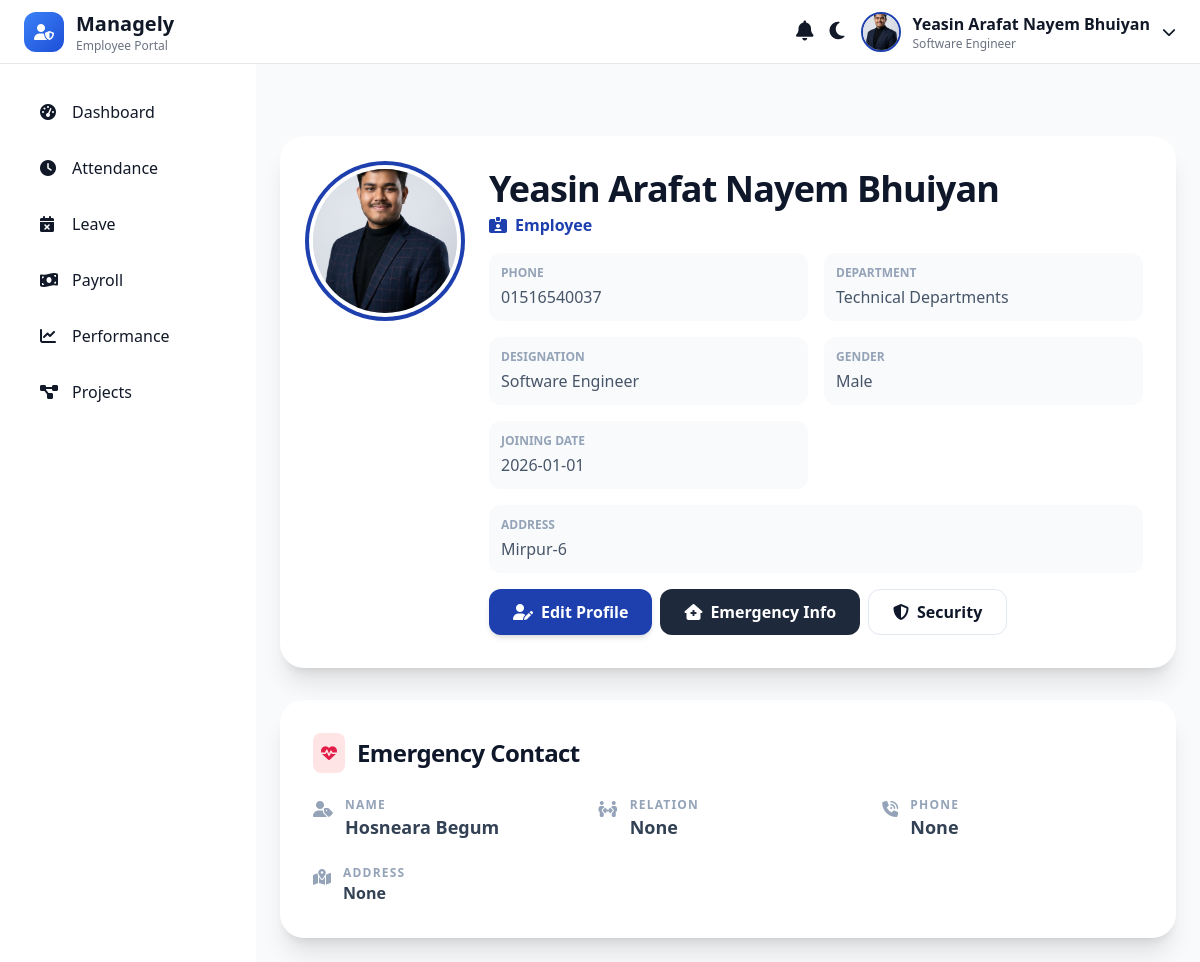
Page /employees/profile/ (signed in) on the committed database.
### accounts/models.py (models this page shows, shortened)
class EmployeeProfile(models.Model):
    employee_id = models.CharField(max_length=20, unique=True, blank=True)
    full_name = models.CharField(max_length=100, blank=True, null=True)
    phone = models.CharField(max_length=15)
    department = models.ForeignKey(
        'adminpanel.Department',
        on_delete=models.SET_NULL,
        null=True,
        blank=True,
        related_name="employees"
    )
    designation = models.CharField(max_length=50, blank=True, null=True)
    role = models.CharField(max_length=50, blank=True, null=True)
    joining_date = models.DateField(blank=True, null=True)
    avatar = models.ImageField(upload_to='avatars/', blank=True, null=True)
    gender = models.CharField(max_length=10, choices=GENDER_CHOICES, blank=True, null=True)
    password = models.CharField(max_length=128)
    temp_password = models.CharField(max_length=20, blank=True)
    first_login = models.BooleanField(default=True)
    email = models.EmailField(blank=True, null=True)
    address = models.TextField(blank=True, null=True)
    emergency_name = models.CharField(max_length=100, blank=True, null=True)
    emergency_relation = models.CharField(max_length=50, blank=True, null=True)
    emergency_contact = models.CharField(max_length=20, blank=True, null=True)
    emergency_address = models.TextField(blank=True, null=True)
    is_active = models.BooleanField(default=True)

### adminpanel/models.py (models this page shows, shortened)
class Department(models.Model):
    name = models.CharField(max_length=100, unique=True)
    description = models.TextField(blank=True)
    created_at = models.DateTimeField(auto_now_add=True)
    def __str__(self):
        return self.name

### employees/views.py (the view, shortened to what this page needs)
# urls.py: path('profile/', views.profile_view, name='profile'),
def profile_view(request):
    employee = get_logged_in_employee(request)
    if not employee:
        return redirect("accounts:employee_login_page")
    profile = employee
    departments = Department.objects.all()  # For dropdown
    return render(request, "profile.html", {
        "profile": profile,
        "departments": departments,
    })

### accounts/context_processors.py (called while the page is built)
def global_employee(request):
    employee_id = request.session.get("employee_id")
    if employee_id:
        try:
            profile = EmployeeProfile.objects.get(employee_id=employee_id)
        except EmployeeProfile.DoesNotExist:
            profile = None
        return {
            "global_profile": profile
        }
    return {
        "global_profile": None
    }

### employees/context_processors.py (called while the page is built)
def notifications_processor(request):
    if request.user.is_authenticated:
        return base_notifications(request)
    return {"notifications": [], "unread_count": 0}

### employees/views.py (called while the page is built)
def get_logged_in_employee(request):
    employee_id = request.session.get('employee_id')
    if not employee_id:
        return None
    try:
        return EmployeeProfile.objects.get(employee_id=employee_id)
    except EmployeeProfile.DoesNotExist:
        return None

def base_notifications(request):
    employee_id = request.session.get("employee_id")
    notifications = []
    unread_count = 0
    if employee_id:
        try:
            employee = EmployeeProfile.objects.get(employee_id=employee_id)
            notifications_qs = Notification.objects.filter(employee=employee).order_by("-timestamp")[:20]
            notifications = list(notifications_qs)
            unread_count = Notification.objects.filter(employee=employee, is_read=False).count()
            for n in notifications:
                n.time_display = timezone.localtime(n.timestamp).strftime("%b %d, %H:%M")
        except EmployeeProfile.DoesNotExist:
            notifications = []
            unread_count = 0
    return {
        "notifications": notifications,
        "unread_count": unread_count,
    }

### employees/templates/profile.html (shortened to what this page needs)
{% load static %}
<!DOCTYPE html>
<html lang="en" class="scroll-smooth">
<head>
  <script src="https://cdn.tailwindcss.com"></script>
  <link rel="stylesheet" href="https://cdnjs.cloudflare.com/ajax/libs/font-awesome/6.5.0/css/all.min.css"/>
</head>
<body class="bg-gray-50 dark:bg-slate-950 text-gray-900 dark:text-slate-100 transition-colors duration-500">
  {% include 'sideandtopbar.html' %}
  <div class="max-w-6xl ml-0 md:ml-64 mx-auto p-6 mt-20 space-y-8 relative">
    <div class="bg-white dark:bg-slate-900 shadow-xl rounded-3xl p-8 relative group hover:shadow-2xl transition-all duration-300 border border-transparent dark:border-slate-800">
      <div class="flex flex-col md:flex-row items-center md:items-start space-y-6 md:space-y-0 md:space-x-8">
        <form id="auto-avatar-form" method="POST" enctype="multipart/form-data" class="relative flex-shrink-0 group/avatar">
          <div class="ring-4 ring-primary ring-offset-4 dark:ring-offset-slate-900 rounded-full overflow-hidden w-36 h-36 bg-gray-200">
            {% if profile.avatar %}
              <img id="avatar-img" src="{{ profile.avatar.url }}" alt="Avatar" class="w-full h-full object-cover transition-transform duration-300 group-hover/avatar:scale-110">
            {% else %}
              <img id="avatar-img" src="https://i.pravatar.cc/150?img={% if profile.gender == 'Male' %}3{% elif profile.gender == 'Female' %}5{% else %}10{% endif %}" class="w-full h-full object-cover">
            {% endif %}
          </div>
        </form>
        <div class="flex-1 space-y-4 w-full">
          <div class="text-center md:text-left">
            <h2 class="text-4xl font-extrabold tracking-tight text-slate-900 dark:text-white">{{ profile.full_name }}</h2>
            <p class="text-primary font-bold dark:text-accent mt-1 flex items-center justify-center md:justify-start">
                <i class="fas fa-id-card-clip mr-2"></i> {{ profile.role|default:"Employee" }}
            </p>
          </div>
          <div class="grid grid-cols-1 sm:grid-cols-2 gap-4 mt-6 text-slate-600 dark:text-slate-300">
            <div class="bg-gray-50 dark:bg-slate-800/50 p-3 rounded-xl"><span class="font-bold text-slate-400 block text-xs uppercase mb-1">Phone</span> {{ profile.phone }}</div>
            <div class="bg-gray-50 dark:bg-slate-800/50 p-3 rounded-xl"><span class="font-bold text-slate-400 block text-xs uppercase mb-1">Department</span> {{ profile.department|default:"-" }}</div>
            <div class="bg-gray-50 dark:bg-slate-800/50 p-3 rounded-xl"><span class="font-bold text-slate-400 block text-xs uppercase mb-1">Designation</span> {{ profile.designation|default:"-" }}</div>
            <div class="bg-gray-50 dark:bg-slate-800/50 p-3 rounded-xl"><span class="font-bold text-slate-400 block text-xs uppercase mb-1">Gender</span> {{ profile.gender|default:"-" }}</div>
            <div class="bg-gray-50 dark:bg-slate-800/50 p-3 rounded-xl"><span class="font-bold text-slate-400 block text-xs uppercase mb-1">Joining Date</span> {{ profile.joining_date|date:"Y-m-d"|default:"-" }}</div>
            <div class="sm:col-span-2 bg-gray-50 dark:bg-slate-800/50 p-3 rounded-xl"><span class="font-bold text-slate-400 block text-xs uppercase mb-1">Address</span> {{ profile.address|default:"-" }}</div>
          </div>
          <div class="mt-6 flex flex-wrap gap-2 justify-center md:justify-start">
            <button id="open-profile-modal" class="px-6 py-2.5 bg-primary text-white font-bold rounded-xl hover:bg-secondary transition-all shadow-md flex items-center">
              <i class="fas fa-user-edit mr-2"></i> Edit Profile
            </button>
            <button id="open-emergency-modal" class="px-6 py-2.5 bg-slate-800 dark:bg-slate-700 text-white font-bold rounded-xl hover:opacity-90 transition flex items-center">
              <i class="fas fa-house-medical mr-2"></i> Emergency Info
            </button>
            <button id="open-password-modal" class="px-6 py-2.5 bg-white dark:bg-slate-800 text-slate-900 dark:text-white border border-slate-200 dark:border-slate-700 font-bold rounded-xl hover:bg-gray-50 transition flex items-center">
              <i class="fas fa-shield-halved mr-2"></i> Security
            </button>
          </div>
        </div>
      </div>
    </div>
    <div class="bg-white dark:bg-slate-900 shadow-xl rounded-3xl p-8 border border-transparent dark:border-slate-800">
      <div class="flex items-center space-x-3 mb-6">
        <div class="p-2 bg-rose-100 dark:bg-rose-900/30 rounded-lg">
            <i class="fas fa-heart-pulse text-rose-600"></i>
        </div>
        <h3 class="text-2xl font-black text-slate-900 dark:text-white tracking-tight">Emergency Contact</h3>
      </div>
      <div class="grid grid-cols-1 sm:grid-cols-2 lg:grid-cols-3 gap-6 text-slate-700 dark:text-slate-300">
        <div class="flex items-start space-x-3">
          <i class="fas fa-user-tag mt-1 text-slate-400"></i>
          <div>
              <span class="block text-xs font-bold text-slate-400 uppercase tracking-widest">Name</span>
              <p class="text-lg font-bold">{{ profile.emergency_name|default:"Not Provided" }}</p>
          </div>
        </div>
        <div class="flex items-start space-x-3">
          <i class="fas fa-people-arrows mt-1 text-slate-400"></i>
          <div>
              <span class="block text-xs font-bold text-slate-400 uppercase tracking-widest">Relation</span>
              <p class="text-lg font-bold">{{ profile.emergency_relation|default:"Not Provided" }}</p>
          </div>
        </div>
        <div class="flex items-start space-x-3">
          <i class="fas fa-phone-volume mt-1 text-slate-400"></i>
          <div>
              <span class="block text-xs font-bold text-slate-400 uppercase tracking-widest">Phone</span>
              <p class="text-lg font-bold">{{ profile.emergency_contact|default:"No Contact Info" }}</p>
          </div>
        </div>
        <div class="sm:col-span-2 lg:col-span-3 flex items-start space-x-3">
          <i class="fas fa-map-location-dot mt-1 text-slate-400"></i>
          <div>
              <span class="block text-xs font-bold text-slate-400 uppercase tracking-widest">Address</span>
              <p class="font-bold">{{ profile.emergency_address|default:"No Address Provided" }}</p>
          </div>
        </div>
      </div>
    </div>
  </div>
</body>
</html>

### employees/templates/sideandtopbar.html (shortened to what this page needs)
{% load static %}
<!DOCTYPE html>
<html lang="en" class="scroll-smooth">
<head>
  <link rel="stylesheet" href="{% static 'css/theme.css' %}" />
  <script src="https://cdn.tailwindcss.com"></script>
  <link
    rel="stylesheet"
    href="https://cdnjs.cloudflare.com/ajax/libs/font-awesome/6.5.0/css/all.min.css"
  />
</head>
<body class="bg-gray-100 dark:bg-gray-900 text-gray-900 dark:text-gray-100 transition-colors duration-300">
  <header class="fixed top-0 left-0 right-0 h-16 bg-white dark:bg-gray-800 border-b border-gray-200 dark:border-gray-700 flex items-center justify-between px-6 z-50">
    <div class="flex items-center gap-4">
      <div class="flex items-center gap-3">
        <div class="w-10 h-10 bg-gradient-to-br from-blue-500 to-blue-700 rounded-xl flex items-center justify-center">
          <i class="fas fa-user-shield text-white"></i>
        </div>
        <div>
          <h1 class="text-xl font-bold">Managely</h1>
          <p class="text-xs text-gray-500 dark:text-gray-400">Employee Portal</p>
        </div>
      </div>
    </div>
    <div class="flex items-center gap-4">
      <div class="relative">
        <button id="notification-btn" class="relative focus:outline-none">
          <i class="fas fa-bell text-xl"></i>
        </button>
      </div>
      <button id="theme-toggle">
        <i id="theme-icon" class="fas fa-moon text-xl"></i>
      </button>
      <div class="relative">
        <button id="profile-dropdown-btn" class="flex items-center gap-3">
          {% if global_profile.avatar and global_profile.avatar.name %}
            <img src="{{ global_profile.avatar.url }}" alt="Avatar" class="w-10 h-10 rounded-full border-2 border-primary object-cover">
          {% else %}
            <img src="https://i.pravatar.cc/150?img=10" alt="Avatar" class="w-10 h-10 rounded-full border-2 border-primary object-cover">
          {% endif %}
          <div class="hidden md:block text-left">
            <p class="font-semibold">{{ global_profile.full_name|default:"User" }}</p>
            <p class="text-xs text-gray-500 dark:text-gray-400">{{ global_profile.designation|default:"Employee" }}</p>
          </div>
          <i class="fas fa-chevron-down text-sm"></i>
        </button>
      </div>
    </div>
  </header>
  <aside id="sidebar" class="fixed top-16 left-0 w-64 bg-white dark:bg-gray-800 min-h-screen transform -translate-x-full md:translate-x-0 transition-transform duration-300 z-40">
    <nav class="p-6">
      <ul class="space-y-2">
        <li><a href="{% url 'employees:dashboard' %}" class="flex items-center px-4 py-3 rounded-lg hover:bg-gray-200 dark:hover:bg-gray-700"><i class="fas fa-tachometer-alt w-5 mr-3"></i> Dashboard</a></li>
        <li><a href="{% url 'employees:attendance' %}" class="flex items-center px-4 py-3 rounded-lg hover:bg-gray-200 dark:hover:bg-gray-700"><i class="fas fa-clock w-5 mr-3"></i> Attendance</a></li>
        <li><a href="{% url 'employees:leave' %}" class="flex items-center px-4 py-3 rounded-lg hover:bg-gray-200 dark:hover:bg-gray-700"><i class="fas fa-calendar-times w-5 mr-3"></i> Leave</a></li>
        <li><a href="{% url 'employees:payroll' %}" class="flex items-center px-4 py-3 rounded-lg hover:bg-gray-200 dark:hover:bg-gray-700"><i class="fas fa-money-bill-wave w-5 mr-3"></i> Payroll</a></li>
        <li><a href="{% url 'employees:performance' %}" class="flex items-center px-4 py-3 rounded-lg hover:bg-gray-200 dark:hover:bg-gray-700"><i class="fas fa-chart-line w-5 mr-3"></i> Performance</a></li>
        <li><a href="{% url 'employees:projects' %}" class="flex items-center px-4 py-3 rounded-lg hover:bg-gray-200 dark:hover:bg-gray-700"><i class="fas fa-project-diagram w-5 mr-3"></i> Projects</a></li>
      </ul>
    </nav>
  </aside>
</body>
</html>

### static/css/theme.css (style rules this page uses)
body { box-sizing: border-box; }

### rows in the picture
EmployeeProfile: avatar (picture), full_name "Yeasin Arafat Nayem Bhuiyan", designation "Software Engineer", role "Employee", phone "01516540037", department "Technical Departments", gender "Male", joining_date "2026-01-01", address "Mirpur-6", emergency_name "Hosneara Begum", emergency_relation "None", emergency_contact "None", emergency_address "None"
